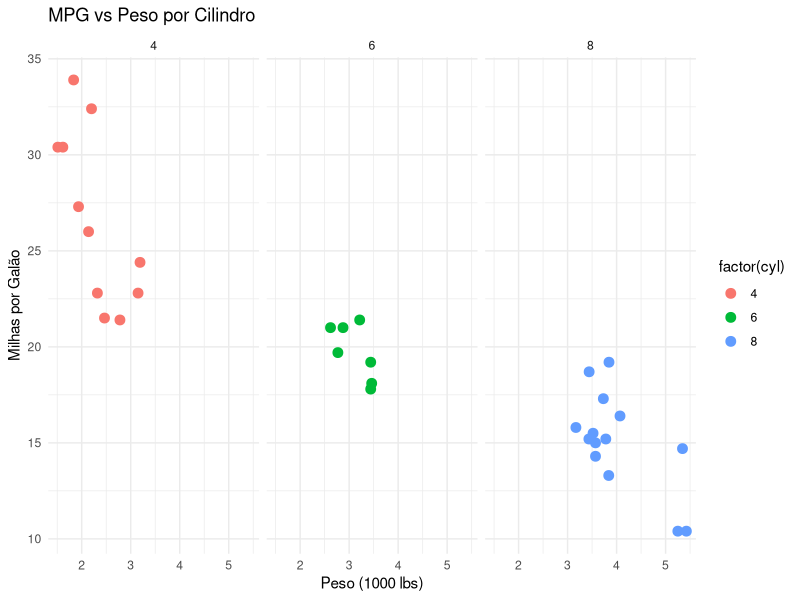
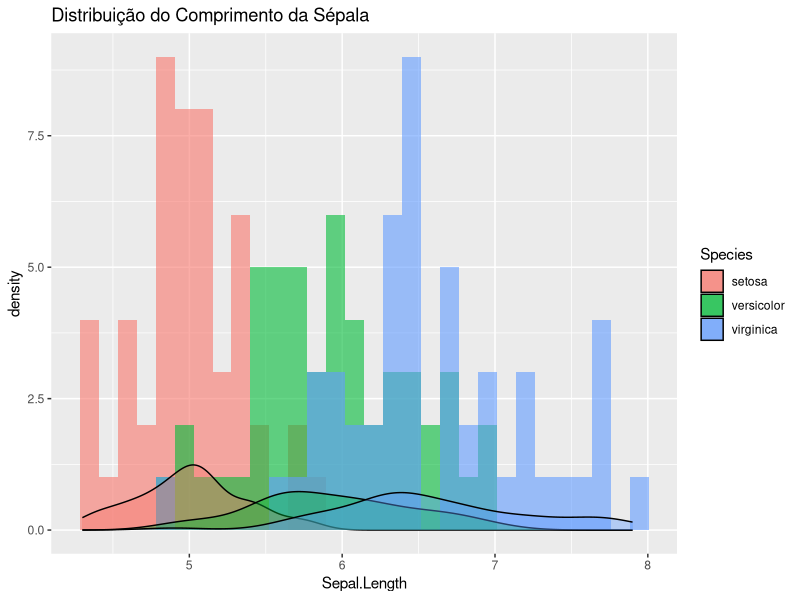

The R source for these figures, in order:
## ---- chunk 1
    x <- 10        # atribui 10 a x
    y = 5          # atribui 5 a y
## ---- chunk 2
    pontuacao_aluno <- 90
    .variavel_oculta <- 1   # válido, mas desaconselhado
## ---- chunk 3
    nums <- c(1, 2, 3, 4)
    seq_vezes <- seq(from=0, to=1, length.out=5)
    intervalo <- 1:5
## ---- chunk 4
    a <- c(1,2,3); b <- c(4,5,6)
    a + b   # c(5,7,9)
    a * 2   # c(2,4,6)
## ---- chunk 5
    x <- c(1, 2, 3)
    x > 1       # c(FALSE, TRUE, TRUE)
    x >= 2 & x <= 3   # c(FALSE, TRUE, TRUE)
## ---- chunk 6
    dados <- c(1, NA, 3)
    dados <- na.omit(dados)
    mean(dados, na.rm=TRUE)
## ---- chunk 7
    misto <- c(TRUE, 2, "a")  # convertido para character
## ---- chunk 8
    f <- factor(c("baixo","médio","alto"), levels=c("baixo","médio","alto"))
    levels(f)
    table(f)
## ---- chunk 9
    d <- as.Date("2025-07-09", "%Y-%m-%d")
    dt <- as.POSIXct("2025-07-09 15:00:00")
## ---- chunk 10
    library(lubridate)
    ymd("20250709")
    mdy("07-09-2025")
    hms("15:00:00")
## ---- chunk 11
    lst <- list(nome="Igor", notas=c(90,95), aprovado=TRUE)
    lst[["notas"]]
    lst$aprovado
## ---- chunk 12
    df <- data.frame(id=1:3, nota=c(10,20,15), stringsAsFactors=FALSE)
## ---- chunk 13
    library(tibble)
    tb <- tibble(id=1:3, nota=c(10,20,15))
## ---- chunk 14
library(dplyr)
df %>%
  filter(nota > 10) %>%
  select(id, nota) %>%
  mutate(pct = nota / max(nota)) %>%
  arrange(desc(pct))
## ---- chunk 15
    df %>% group_by(id) %>% summarise(nota_media = mean(nota))
## ---- chunk 16
data(iris)
head(iris)
## ---- chunk 17
library(ggplot2)
ggplot(mtcars, aes(x=wt, y=mpg, color=factor(cyl))) +
  geom_point(size=3) +
  facet_wrap(~cyl) +
  labs(
    title = "MPG vs Peso por Cilindro",
    x = "Peso (1000 lbs)",
    y = "Milhas por Galão"
  ) +
  theme_minimal()
## ---- chunk 18
# Histograma com densidade
ggplot(iris, aes(x=Sepal.Length, fill=Species)) +
  geom_histogram(alpha=0.6, position="identity", bins=30) +
  geom_density(alpha=0.4) +
  labs(title="Distribuição do Comprimento da Sépala")
## ---- chunk 19
modelo <- lm(nota ~ id + I(id^2), data=df)
summary(modelo)
## ---- chunk 20
df$aprovado <- df$nota >= 12
glm_bin <- glm(aprovado ~ nota, family = binomial(link = "logit"), data = df)
summary(glm_bin)
## ---- chunk 21
    iris_split <- split(iris, iris$Species)
## ---- chunk 22
    media_sepala <- lapply(iris_split, function(df) mean(df$Sepal.Length))
## ---- chunk 23
    by(data = iris$Sepal.Length, INDICES = iris$Species, FUN = mean)
## ---- chunk 24
    tapply(iris$Sepal.Length, iris$Species, mean)
## ---- chunk 25
    for (i in 1:5) {
      print(i^2)
    }
## ---- chunk 26
    cont <- 1
    while (cont <= 5) {
      print(cont)
      cont <- cont + 1
    }
## ---- chunk 27
    repeat {
      val <- runif(1)
      if (val > 0.9) {
        print(val)
        break
      }
    }
## ---- chunk 28
    x <- -3
    if (x > 0) {
      message("Positivo")
    } else if (x == 0) {
      message("Zero")
    } else {
      message("Negativo")
    }
## ---- chunk 29
    x <- c(-1, 0, 1)
    resultado <- ifelse(x > 0, "Positivo", "Não positivo")
    resultado
